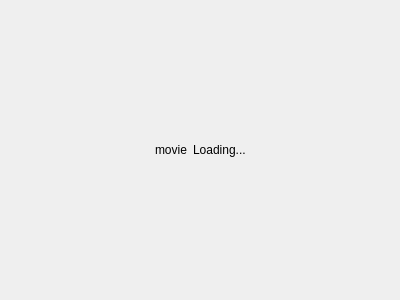
<?xml version="1.0" encoding="UTF-8"?>
<ui version="4.0">
 <class>LoadingWidget</class>
 <widget class="QWidget" name="LoadingWidget">
  <property name="geometry">
   <rect>
    <x>0</x>
    <y>0</y>
    <width>400</width>
    <height>300</height>
   </rect>
  </property>
  <property name="windowTitle">
   <string>Form</string>
  </property>
  <layout class="QVBoxLayout" name="verticalLayout">
   <item>
    <spacer name="verticalSpacer">
     <property name="orientation">
      <enum>Qt::Vertical</enum>
     </property>
     <property name="sizeHint" stdset="0">
      <size>
       <width>20</width>
       <height>121</height>
      </size>
     </property>
    </spacer>
   </item>
   <item>
    <layout class="QHBoxLayout" name="horizontalLayout">
     <item>
      <spacer name="horizontalSpacer">
       <property name="orientation">
        <enum>Qt::Horizontal</enum>
       </property>
       <property name="sizeHint" stdset="0">
        <size>
         <width>40</width>
         <height>20</height>
        </size>
       </property>
      </spacer>
     </item>
     <item>
      <widget class="QLabel" name="movieLabel">
       <property name="text">
        <string>movie</string>
       </property>
      </widget>
     </item>
     <item>
      <widget class="QLabel" name="textLabel">
       <property name="text">
        <string>Loading...</string>
       </property>
      </widget>
     </item>
     <item>
      <spacer name="horizontalSpacer_2">
       <property name="orientation">
        <enum>Qt::Horizontal</enum>
       </property>
       <property name="sizeHint" stdset="0">
        <size>
         <width>40</width>
         <height>20</height>
        </size>
       </property>
      </spacer>
     </item>
    </layout>
   </item>
   <item>
    <spacer name="verticalSpacer_2">
     <property name="orientation">
      <enum>Qt::Vertical</enum>
     </property>
     <property name="sizeHint" stdset="0">
      <size>
       <width>20</width>
       <height>121</height>
      </size>
     </property>
    </spacer>
   </item>
  </layout>
 </widget>
 <resources/>
 <connections/>
</ui>
